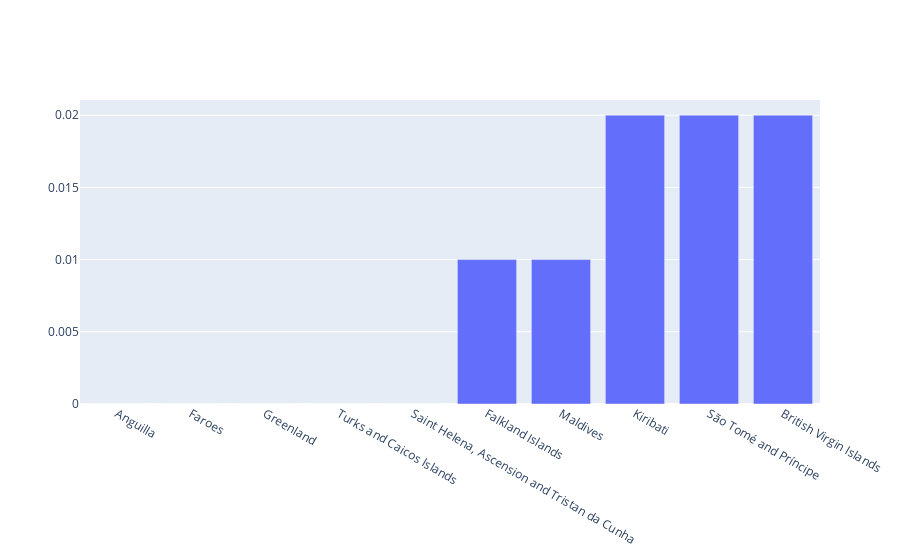

Write notebook code for a chart like this one.
### Code cell
data = carbon.set_index('Country')['1970'].sort_values().head(10)
fig = go.Figure()
fig.add_trace(go.Bar(x=data.index, y=data.values.flatten()))

### Figure 1 — Plotly figure (JSON) as saved in the notebook; plotly's stock layout.template omitted (floating-point values rounded to 4 significant figures)
{"data": [{"type": "bar", "x": ["Anguilla", "Faroes", "Greenland", "Turks and Caicos Islands", "Saint Helena, Ascension and Tristan da Cunha", "Falkland Islands", "Maldives", "Kiribati", "São Tomé and Príncipe", "British Virgin Islands"], "y": [0, 0, 0, 0, 0, 0.01, 0.01, 0.02, 0.02, 0.02]}], "layout": {}}
